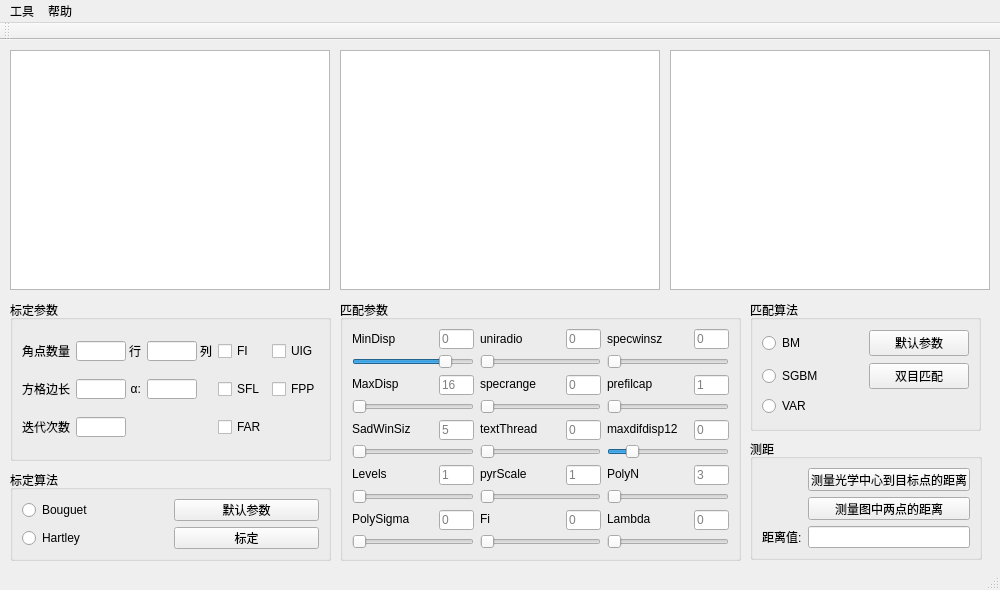
 <widget class="QMainWindow" name="EvisionClass">
  <property name="geometry">
   <rect>
    <x>0</x>
    <y>0</y>
    <width>1000</width>
    <height>590</height>
   </rect>
  </property>
  <property name="sizePolicy">
   <sizepolicy hsizetype="Fixed" vsizetype="Fixed">
    <horstretch>0</horstretch>
    <verstretch>0</verstretch>
   </sizepolicy>
  </property>
  <property name="minimumSize">
   <size>
    <width>1000</width>
    <height>590</height>
   </size>
  </property>
  <property name="maximumSize">
   <size>
    <width>1000</width>
    <height>590</height>
   </size>
  </property>
  <property name="windowTitle">
   <string>Evision</string>
  </property>
  <widget class="QWidget" name="centralWidget">
   <widget class="QGraphicsView" name="graphicsView_L">
    <property name="geometry">
     <rect>
      <x>10</x>
      <y>10</y>
      <width>320</width>
      <height>240</height>
     </rect>
    </property>
    <property name="autoFillBackground">
     <bool>false</bool>
    </property>
    <property name="backgroundBrush">
     <brush brushstyle="SolidPattern">
      <color alpha="255">
       <red>0</red>
       <green>0</green>
       <blue>0</blue>
      </color>
     </brush>
    </property>
   </widget>
   <widget class="QGraphicsView" name="graphicsView_R">
    <property name="geometry">
     <rect>
      <x>340</x>
      <y>10</y>
      <width>320</width>
      <height>240</height>
     </rect>
    </property>
   </widget>
   <widget class="QGraphicsView" name="graphicsView_3">
    <property name="geometry">
     <rect>
      <x>670</x>
      <y>10</y>
      <width>320</width>
      <height>240</height>
     </rect>
    </property>
   </widget>
   <widget class="QGroupBox" name="groupBox">
    <property name="geometry">
     <rect>
      <x>10</x>
      <y>260</y>
      <width>321</width>
      <height>161</height>
     </rect>
    </property>
    <property name="title">
     <string>标定参数</string>
    </property>
    <layout class="QGridLayout" name="gridLayout">
     <item row="0" column="0">
      <widget class="QLabel" name="label_5">
       <property name="text">
        <string>角点数量:</string>
       </property>
      </widget>
     </item>
     <item row="0" column="2">
      <widget class="QLabel" name="label_6">
       <property name="text">
        <string>行</string>
       </property>
      </widget>
     </item>
     <item row="0" column="1">
      <widget class="QLineEdit" name="lineEdit_BoardWidth">
       <property name="minimumSize">
        <size>
         <width>50</width>
         <height>20</height>
        </size>
       </property>
       <property name="maximumSize">
        <size>
         <width>50</width>
         <height>20</height>
        </size>
       </property>
      </widget>
     </item>
     <item row="0" column="4">
      <widget class="QLabel" name="label_7">
       <property name="text">
        <string>列</string>
       </property>
      </widget>
     </item>
     <item row="0" column="5">
      <widget class="QCheckBox" name="checkBox_FI">
       <property name="text">
        <string>FI</string>
       </property>
      </widget>
     </item>
     <item row="0" column="6">
      <widget class="QCheckBox" name="checkBox_UIG">
       <property name="text">
        <string>UIG</string>
       </property>
      </widget>
     </item>
     <item row="2" column="0">
      <widget class="QLabel" name="label_8">
       <property name="text">
        <string>方格边长:</string>
       </property>
      </widget>
     </item>
     <item row="2" column="1">
      <widget class="QLineEdit" name="lineEdit_SquareSize">
       <property name="minimumSize">
        <size>
         <width>50</width>
         <height>20</height>
        </size>
       </property>
       <property name="maximumSize">
        <size>
         <width>50</width>
         <height>20</height>
        </size>
       </property>
      </widget>
     </item>
     <item row="2" column="2">
      <widget class="QLabel" name="label_10">
       <property name="text">
        <string>α:</string>
       </property>
       <property name="alignment">
        <set>Qt::AlignRight|Qt::AlignTrailing|Qt::AlignVCenter</set>
       </property>
      </widget>
     </item>
     <item row="0" column="3">
      <widget class="QLineEdit" name="lineEdit_BoardHeight">
       <property name="minimumSize">
        <size>
         <width>50</width>
         <height>20</height>
        </size>
       </property>
       <property name="maximumSize">
        <size>
         <width>50</width>
         <height>20</height>
        </size>
       </property>
      </widget>
     </item>
     <item row="2" column="3">
      <widget class="QLineEdit" name="lineEdit_Alpha">
       <property name="minimumSize">
        <size>
         <width>50</width>
         <height>20</height>
        </size>
       </property>
       <property name="maximumSize">
        <size>
         <width>50</width>
         <height>20</height>
        </size>
       </property>
      </widget>
     </item>
     <item row="2" column="5">
      <widget class="QCheckBox" name="checkBox_SFL">
       <property name="text">
        <string>SFL</string>
       </property>
      </widget>
     </item>
     <item row="3" column="0">
      <widget class="QLabel" name="label_9">
       <property name="text">
        <string>迭代次数:</string>
       </property>
      </widget>
     </item>
     <item row="3" column="5">
      <widget class="QCheckBox" name="checkBox_FAR">
       <property name="text">
        <string>FAR</string>
       </property>
      </widget>
     </item>
     <item row="2" column="6">
      <widget class="QCheckBox" name="checkBox_FPP">
       <property name="text">
        <string>FPP</string>
       </property>
      </widget>
     </item>
     <item row="3" column="1">
      <widget class="QLineEdit" name="lineEdit__nBoards">
       <property name="minimumSize">
        <size>
         <width>50</width>
         <height>20</height>
        </size>
       </property>
       <property name="maximumSize">
        <size>
         <width>50</width>
         <height>20</height>
        </size>
       </property>
      </widget>
     </item>
    </layout>
   </widget>
   <widget class="QGroupBox" name="groupBox_2">
    <property name="geometry">
     <rect>
      <x>340</x>
      <y>260</y>
      <width>401</width>
      <height>261</height>
     </rect>
    </property>
    <property name="title">
     <string>匹配参数</string>
    </property>
    <layout class="QGridLayout" name="gridLayout_2">
     <item row="8" column="4" colspan="2">
      <widget class="QSlider" name="horizontalSlider_PolyN">
       <property name="minimumSize">
        <size>
         <width>0</width>
         <height>15</height>
        </size>
       </property>
       <property name="maximumSize">
        <size>
         <width>16777215</width>
         <height>15</height>
        </size>
       </property>
       <property name="minimum">
        <number>3</number>
       </property>
       <property name="maximum">
        <number>61</number>
       </property>
       <property name="singleStep">
        <number>2</number>
       </property>
       <property name="orientation">
        <enum>Qt::Horizontal</enum>
       </property>
      </widget>
     </item>
     <item row="0" column="0">
      <widget class="QLabel" name="label_20">
       <property name="text">
        <string>MinDisp</string>
       </property>
      </widget>
     </item>
     <item row="2" column="2">
      <widget class="QLabel" name="label_26">
       <property name="text">
        <string>specrange</string>
       </property>
      </widget>
     </item>
     <item row="0" column="3">
      <widget class="QLineEdit" name="lineEdit_uniradio">
       <property name="minimumSize">
        <size>
         <width>35</width>
         <height>20</height>
        </size>
       </property>
       <property name="maximumSize">
        <size>
         <width>30</width>
         <height>20</height>
        </size>
       </property>
       <property name="readOnly">
        <bool>true</bool>
       </property>
       <property name="placeholderText">
        <string>0</string>
       </property>
      </widget>
     </item>
     <item row="0" column="5">
      <widget class="QLineEdit" name="lineEdit_specwinsz">
       <property name="minimumSize">
        <size>
         <width>35</width>
         <height>20</height>
        </size>
       </property>
       <property name="maximumSize">
        <size>
         <width>30</width>
         <height>20</height>
        </size>
       </property>
       <property name="readOnly">
        <bool>true</bool>
       </property>
       <property name="placeholderText">
        <string>0</string>
       </property>
      </widget>
     </item>
     <item row="0" column="1">
      <widget class="QLineEdit" name="lineEdit_MinDisp">
       <property name="minimumSize">
        <size>
         <width>35</width>
         <height>20</height>
        </size>
       </property>
       <property name="maximumSize">
        <size>
         <width>30</width>
         <height>20</height>
        </size>
       </property>
       <property name="readOnly">
        <bool>true</bool>
       </property>
       <property name="placeholderText">
        <string>0</string>
       </property>
      </widget>
     </item>
     <item row="11" column="1">
      <widget class="QLineEdit" name="lineEdit_PolySigma">
       <property name="minimumSize">
        <size>
         <width>35</width>
         <height>20</height>
        </size>
       </property>
       <property name="maximumSize">
        <size>
         <width>30</width>
         <height>20</height>
        </size>
       </property>
       <property name="readOnly">
        <bool>true</bool>
       </property>
       <property name="placeholderText">
        <string>0</string>
       </property>
      </widget>
     </item>
     <item row="1" column="2" colspan="2">
      <widget class="QSlider" name="horizontalSlider_uniradio">
       <property name="minimumSize">
        <size>
         <width>0</width>
         <height>15</height>
        </size>
       </property>
       <property name="maximumSize">
        <size>
         <width>16777215</width>
         <height>15</height>
        </size>
       </property>
       <property name="maximum">
        <number>50</number>
       </property>
       <property name="orientation">
        <enum>Qt::Horizontal</enum>
       </property>
      </widget>
     </item>
     <item row="6" column="5">
      <widget class="QLineEdit" name="lineEdit_PolyN">
       <property name="minimumSize">
        <size>
         <width>35</width>
         <height>20</height>
        </size>
       </property>
       <property name="maximumSize">
        <size>
         <width>30</width>
         <height>20</height>
        </size>
       </property>
       <property name="readOnly">
        <bool>true</bool>
       </property>
       <property name="placeholderText">
        <string>3</string>
       </property>
      </widget>
     </item>
     <item row="4" column="3">
      <widget class="QLineEdit" name="lineEdit_textThread">
       <property name="minimumSize">
        <size>
         <width>35</width>
         <height>20</height>
        </size>
       </property>
       <property name="maximumSize">
        <size>
         <width>30</width>
         <height>20</height>
        </size>
       </property>
       <property name="readOnly">
        <bool>true</bool>
       </property>
       <property name="placeholderText">
        <string>0</string>
       </property>
      </widget>
     </item>
     <item row="2" column="1">
      <widget class="QLineEdit" name="lineEdit_MaxDisp">
       <property name="minimumSize">
        <size>
         <width>35</width>
         <height>20</height>
        </size>
       </property>
       <property name="maximumSize">
        <size>
         <width>30</width>
         <height>20</height>
        </size>
       </property>
       <property name="readOnly">
        <bool>true</bool>
       </property>
       <property name="placeholderText">
        <string>16</string>
       </property>
      </widget>
     </item>
     <item row="3" column="4" colspan="2">
      <widget class="QSlider" name="horizontalSlider_prefilcap">
       <property name="minimumSize">
        <size>
         <width>0</width>
         <height>15</height>
        </size>
       </property>
       <property name="maximumSize">
        <size>
         <width>16777215</width>
         <height>15</height>
        </size>
       </property>
       <property name="minimum">
        <number>1</number>
       </property>
       <property name="maximum">
        <number>100</number>
       </property>
       <property name="orientation">
        <enum>Qt::Horizontal</enum>
       </property>
      </widget>
     </item>
     <item row="12" column="2" colspan="2">
      <widget class="QSlider" name="horizontalSlider_Fi">
       <property name="minimumSize">
        <size>
         <width>0</width>
         <height>15</height>
        </size>
       </property>
       <property name="maximumSize">
        <size>
         <width>16777215</width>
         <height>15</height>
        </size>
       </property>
       <property name="maximum">
        <number>900</number>
       </property>
       <property name="orientation">
        <enum>Qt::Horizontal</enum>
       </property>
      </widget>
     </item>
     <item row="2" column="3">
      <widget class="QLineEdit" name="lineEdit_specrange">
       <property name="minimumSize">
        <size>
         <width>35</width>
         <height>20</height>
        </size>
       </property>
       <property name="maximumSize">
        <size>
         <width>30</width>
         <height>20</height>
        </size>
       </property>
       <property name="readOnly">
        <bool>true</bool>
       </property>
       <property name="placeholderText">
        <string>0</string>
       </property>
      </widget>
     </item>
     <item row="11" column="0">
      <widget class="QLabel" name="label_24">
       <property name="text">
        <string>PolySigma</string>
       </property>
      </widget>
     </item>
     <item row="0" column="4">
      <widget class="QLabel" name="label_30">
       <property name="text">
        <string>specwinsz</string>
       </property>
      </widget>
     </item>
     <item row="4" column="1">
      <widget class="QLineEdit" name="lineEdit_SadWinSiz">
       <property name="minimumSize">
        <size>
         <width>35</width>
         <height>20</height>
        </size>
       </property>
       <property name="maximumSize">
        <size>
         <width>30</width>
         <height>20</height>
        </size>
       </property>
       <property name="readOnly">
        <bool>true</bool>
       </property>
       <property name="placeholderText">
        <string>5</string>
       </property>
      </widget>
     </item>
     <item row="1" column="0" colspan="2">
      <widget class="QSlider" name="horizontalSlider_MinDisp">
       <property name="minimumSize">
        <size>
         <width>0</width>
         <height>15</height>
        </size>
       </property>
       <property name="maximumSize">
        <size>
         <width>16777215</width>
         <height>15</height>
        </size>
       </property>
       <property name="minimum">
        <number>-64</number>
       </property>
       <property name="maximum">
        <number>16</number>
       </property>
       <property name="orientation">
        <enum>Qt::Horizontal</enum>
       </property>
      </widget>
     </item>
     <item row="3" column="0" colspan="2">
      <widget class="QSlider" name="horizontalSlider_MaxDisp">
       <property name="minimumSize">
        <size>
         <width>0</width>
         <height>15</height>
        </size>
       </property>
       <property name="maximumSize">
        <size>
         <width>16777215</width>
         <height>15</height>
        </size>
       </property>
       <property name="minimum">
        <number>16</number>
       </property>
       <property name="maximum">
        <number>256</number>
       </property>
       <property name="singleStep">
        <number>16</number>
       </property>
       <property name="orientation">
        <enum>Qt::Horizontal</enum>
       </property>
      </widget>
     </item>
     <item row="3" column="2" colspan="2">
      <widget class="QSlider" name="horizontalSlider_specrange">
       <property name="minimumSize">
        <size>
         <width>0</width>
         <height>15</height>
        </size>
       </property>
       <property name="maximumSize">
        <size>
         <width>16777215</width>
         <height>15</height>
        </size>
       </property>
       <property name="maximum">
        <number>64</number>
       </property>
       <property name="orientation">
        <enum>Qt::Horizontal</enum>
       </property>
      </widget>
     </item>
     <item row="4" column="4">
      <widget class="QLabel" name="label_32">
       <property name="text">
        <string>maxdifdisp12</string>
       </property>
      </widget>
     </item>
     <item row="4" column="5">
      <widget class="QLineEdit" name="lineEdit_maxdifdisp12">
       <property name="minimumSize">
        <size>
         <width>35</width>
         <height>20</height>
        </size>
       </property>
       <property name="maximumSize">
        <size>
         <width>30</width>
         <height>20</height>
        </size>
       </property>
       <property name="readOnly">
        <bool>true</bool>
       </property>
       <property name="placeholderText">
        <string>0</string>
       </property>
      </widget>
     </item>
     <item row="11" column="3">
      <widget class="QLineEdit" name="lineEdit_Fi">
       <property name="minimumSize">
        <size>
         <width>35</width>
         <height>20</height>
        </size>
       </property>
       <property name="maximumSize">
        <size>
         <width>30</width>
         <height>20</height>
        </size>
       </property>
       <property name="readOnly">
        <bool>true</bool>
       </property>
       <property name="placeholderText">
        <string>0</string>
       </property>
      </widget>
     </item>
     <item row="4" column="0">
      <widget class="QLabel" name="label_22">
       <property name="text">
        <string>SadWinSiz</string>
       </property>
      </widget>
     </item>
     <item row="5" column="2" colspan="2">
      <widget class="QSlider" name="horizontalSlider_textThread">
       <property name="minimumSize">
        <size>
         <width>0</width>
         <height>15</height>
        </size>
       </property>
       <property name="maximumSize">
        <size>
         <width>16777215</width>
         <height>15</height>
        </size>
       </property>
       <property name="maximum">
        <number>50</number>
       </property>
       <property name="orientation">
        <enum>Qt::Horizontal</enum>
       </property>
      </widget>
     </item>
     <item row="2" column="4">
      <widget class="QLabel" name="label_31">
       <property name="text">
        <string>prefilcap</string>
       </property>
      </widget>
     </item>
     <item row="4" column="2">
      <widget class="QLabel" name="label_27">
       <property name="text">
        <string>textThread</string>
       </property>
      </widget>
     </item>
     <item row="1" column="4" colspan="2">
      <widget class="QSlider" name="horizontalSlider_specwinsz">
       <property name="minimumSize">
        <size>
         <width>0</width>
         <height>15</height>
        </size>
       </property>
       <property name="maximumSize">
        <size>
         <width>16777215</width>
         <height>15</height>
        </size>
       </property>
       <property name="maximum">
        <number>200</number>
       </property>
       <property name="orientation">
        <enum>Qt::Horizontal</enum>
       </property>
      </widget>
     </item>
     <item row="12" column="4" colspan="2">
      <widget class="QSlider" name="horizontalSlider_Lambda">
       <property name="minimumSize">
        <size>
         <width>0</width>
         <height>15</height>
        </size>
       </property>
       <property name="maximumSize">
        <size>
         <width>16777215</width>
         <height>15</height>
        </size>
       </property>
       <property name="maximum">
        <number>100</number>
       </property>
       <property name="singleStep">
        <number>1</number>
       </property>
       <property name="orientation">
        <enum>Qt::Horizontal</enum>
       </property>
      </widget>
     </item>
     <item row="0" column="2">
      <widget class="QLabel" name="label_25">
       <property name="text">
        <string>uniradio</string>
       </property>
      </widget>
     </item>
     <item row="11" column="2">
      <widget class="QLabel" name="label_29">
       <property name="text">
        <string>Fi</string>
       </property>
      </widget>
     </item>
     <item row="11" column="4">
      <widget class="QLabel" name="label_34">
       <property name="text">
        <string>Lambda</string>
       </property>
      </widget>
     </item>
     <item row="2" column="0">
      <widget class="QLabel" name="label_21">
       <property name="text">
        <string>MaxDisp</string>
       </property>
      </widget>
     </item>
     <item row="6" column="4">
      <widget class="QLabel" name="label_33">
       <property name="text">
        <string>PolyN</string>
       </property>
      </widget>
     </item>
     <item row="2" column="5">
      <widget class="QLineEdit" name="lineEdit_prefilcap">
       <property name="minimumSize">
        <size>
         <width>35</width>
         <height>20</height>
        </size>
       </property>
       <property name="maximumSize">
        <size>
         <width>30</width>
         <height>20</height>
        </size>
       </property>
       <property name="readOnly">
        <bool>true</bool>
       </property>
       <property name="placeholderText">
        <string>1</string>
       </property>
      </widget>
     </item>
     <item row="5" column="0" colspan="2">
      <widget class="QSlider" name="horizontalSlider_SadWinSiz">
       <property name="minimumSize">
        <size>
         <width>0</width>
         <height>15</height>
        </size>
       </property>
       <property name="maximumSize">
        <size>
         <width>16777215</width>
         <height>15</height>
        </size>
       </property>
       <property name="minimum">
        <number>5</number>
       </property>
       <property name="maximum">
        <number>51</number>
       </property>
       <property name="singleStep">
        <number>2</number>
       </property>
       <property name="orientation">
        <enum>Qt::Horizontal</enum>
       </property>
      </widget>
     </item>
     <item row="6" column="1">
      <widget class="QLineEdit" name="lineEdit_Levels">
       <property name="minimumSize">
        <size>
         <width>35</width>
         <height>20</height>
        </size>
       </property>
       <property name="maximumSize">
        <size>
         <width>30</width>
         <height>20</height>
        </size>
       </property>
       <property name="readOnly">
        <bool>true</bool>
       </property>
       <property name="placeholderText">
        <string>1</string>
       </property>
      </widget>
     </item>
     <item row="6" column="0">
      <widget class="QLabel" name="label_23">
       <property name="text">
        <string>Levels</string>
       </property>
      </widget>
     </item>
     <item row="6" column="2">
      <widget class="QLabel" name="label_28">
       <property name="text">
        <string>pyrScale</string>
       </property>
      </widget>
     </item>
     <item row="5" column="4" colspan="2">
      <widget class="QSlider" name="horizontalSlider_maxdifdisp12">
       <property name="minimumSize">
        <size>
         <width>0</width>
         <height>15</height>
        </size>
       </property>
       <property name="maximumSize">
        <size>
         <width>16777215</width>
         <height>15</height>
        </size>
       </property>
       <property name="minimum">
        <number>-1</number>
       </property>
       <property name="maximum">
        <number>5</number>
       </property>
       <property name="orientation">
        <enum>Qt::Horizontal</enum>
       </property>
      </widget>
     </item>
     <item row="11" column="5">
      <widget class="QLineEdit" name="lineEdit_Lambda">
       <property name="minimumSize">
        <size>
         <width>35</width>
         <height>20</height>
        </size>
       </property>
       <property name="maximumSize">
        <size>
         <width>30</width>
         <height>20</height>
        </size>
       </property>
       <property name="readOnly">
        <bool>true</bool>
       </property>
       <property name="placeholderText">
        <string>0</string>
       </property>
      </widget>
     </item>
     <item row="12" column="0" colspan="2">
      <widget class="QSlider" name="horizontalSlider_PolySigma">
       <property name="minimumSize">
        <size>
         <width>0</width>
         <height>15</height>
        </size>
       </property>
       <property name="maximumSize">
        <size>
         <width>16777215</width>
         <height>15</height>
        </size>
       </property>
       <property name="maximum">
        <number>1000</number>
       </property>
       <property name="orientation">
        <enum>Qt::Horizontal</enum>
       </property>
      </widget>
     </item>
     <item row="6" column="3">
      <widget class="QLineEdit" name="lineEdit_pyrScale">
       <property name="minimumSize">
        <size>
         <width>35</width>
         <height>20</height>
        </size>
       </property>
       <property name="maximumSize">
        <size>
         <width>30</width>
         <height>20</height>
        </size>
       </property>
       <property name="readOnly">
        <bool>true</bool>
       </property>
       <property name="placeholderText">
        <string>1</string>
       </property>
      </widget>
     </item>
     <item row="8" column="0" colspan="2">
      <widget class="QSlider" name="horizontalSlider_Levels">
       <property name="minimumSize">
        <size>
         <width>0</width>
         <height>15</height>
        </size>
       </property>
       <property name="maximumSize">
        <size>
         <width>16777215</width>
         <height>15</height>
        </size>
       </property>
       <property name="minimum">
        <number>1</number>
       </property>
       <property name="maximum">
        <number>10</number>
       </property>
       <property name="orientation">
        <enum>Qt::Horizontal</enum>
       </property>
      </widget>
     </item>
     <item row="8" column="2" colspan="2">
      <widget class="QSlider" name="horizontalSlider_pyrScale">
       <property name="minimumSize">
        <size>
         <width>0</width>
         <height>15</height>
        </size>
       </property>
       <property name="maximumSize">
        <size>
         <width>16777215</width>
         <height>15</height>
        </size>
       </property>
       <property name="minimum">
        <number>1</number>
       </property>
       <property name="maximum">
        <number>10</number>
       </property>
       <property name="singleStep">
        <number>1</number>
       </property>
       <property name="value">
        <number>1</number>
       </property>
       <property name="orientation">
        <enum>Qt::Horizontal</enum>
       </property>
      </widget>
     </item>
    </layout>
   </widget>
   <widget class="QGroupBox" name="groupBox_3">
    <property name="geometry">
     <rect>
      <x>750</x>
      <y>399</y>
      <width>232</width>
      <height>121</height>
     </rect>
    </property>
    <property name="title">
     <string>测距</string>
    </property>
    <layout class="QGridLayout" name="gridLayout_3">
     <item row="0" column="1">
      <widget class="QPushButton" name="pushButton_RangeSinglePoint">
       <property name="text">
        <string>测量光学中心到目标点的距离</string>
       </property>
      </widget>
     </item>
     <item row="1" column="1">
      <widget class="QPushButton" name="pushButton_RangeDualPoint">
       <property name="text">
        <string>测量图中两点的距离</string>
       </property>
      </widget>
     </item>
     <item row="2" column="0">
      <widget class="QLabel" name="label_38">
       <property name="text">
        <string>距离值:</string>
       </property>
      </widget>
     </item>
     <item row="2" column="1">
      <widget class="QLineEdit" name="lineEdit_Result">
       <property name="readOnly">
        <bool>true</bool>
       </property>
      </widget>
     </item>
    </layout>
   </widget>
   <widget class="QGroupBox" name="groupBox_5">
    <property name="geometry">
     <rect>
      <x>750</x>
      <y>260</y>
      <width>231</width>
      <height>131</height>
     </rect>
    </property>
    <property name="title">
     <string>匹配算法</string>
    </property>
    <layout class="QGridLayout" name="gridLayout_4">
     <item row="0" column="0">
      <widget class="QRadioButton" name="radioButton_BM">
       <property name="text">
        <string>BM</string>
       </property>
      </widget>
     </item>
     <item row="4" column="0">
      <widget class="QRadioButton" name="radioButton_VAR">
       <property name="text">
        <string>VAR</string>
       </property>
      </widget>
     </item>
     <item row="0" column="1">
      <widget class="QPushButton" name="pushButton_MatchDefault">
       <property name="minimumSize">
        <size>
         <width>0</width>
         <height>20</height>
        </size>
       </property>
       <property name="text">
        <string>默认参数</string>
       </property>
      </widget>
     </item>
     <item row="1" column="1">
      <widget class="QPushButton" name="pushButton_MatchChooseFiles">
       <property name="minimumSize">
        <size>
         <width>0</width>
         <height>20</height>
        </size>
       </property>
       <property name="text">
        <string>双目匹配</string>
       </property>
      </widget>
     </item>
     <item row="1" column="0">
      <widget class="QRadioButton" name="radioButton_SGBM">
       <property name="text">
        <string>SGBM</string>
       </property>
      </widget>
     </item>
    </layout>
   </widget>
   <widget class="QGroupBox" name="groupBox_4">
    <property name="geometry">
     <rect>
      <x>10</x>
      <y>430</y>
      <width>321</width>
      <height>91</height>
     </rect>
    </property>
    <property name="title">
     <string>标定算法</string>
    </property>
    <layout class="QGridLayout" name="gridLayout_5">
     <item row="0" column="1">
      <widget class="QPushButton" name="pushButton_CalibDefault">
       <property name="text">
        <string>默认参数</string>
       </property>
      </widget>
     </item>
     <item row="4" column="1">
      <widget class="QPushButton" name="pushButton">
       <property name="text">
        <string>标定</string>
       </property>
      </widget>
     </item>
     <item row="0" column="0">
      <widget class="QRadioButton" name="radioButton_Bouguet">
       <property name="text">
        <string>Bouguet</string>
       </property>
      </widget>
     </item>
     <item row="4" column="0">
      <widget class="QRadioButton" name="radioButton_Hartley">
       <property name="text">
        <string>Hartley</string>
       </property>
      </widget>
     </item>
    </layout>
   </widget>
  </widget>
  <widget class="QMenuBar" name="menuBar">
   <property name="geometry">
    <rect>
     <x>0</x>
     <y>0</y>
     <width>1000</width>
     <height>23</height>
    </rect>
   </property>
   <widget class="QMenu" name="menu">
    <property name="title">
     <string>工具</string>
    </property>
    <addaction name="action"/>
    <addaction name="action_3"/>
    <addaction name="action_2"/>
    <addaction name="actionDebug"/>
   </widget>
   <widget class="QMenu" name="menu_2">
    <property name="title">
     <string>帮助</string>
    </property>
    <addaction name="action_4"/>
    <addaction name="action_5"/>
   </widget>
   <addaction name="menu"/>
   <addaction name="menu_2"/>
  </widget>
  <widget class="QToolBar" name="mainToolBar">
   <attribute name="toolBarArea">
    <enum>TopToolBarArea</enum>
   </attribute>
   <attribute name="toolBarBreak">
    <bool>false</bool>
   </attribute>
  </widget>
  <widget class="QStatusBar" name="statusBar"/>
  <action name="action">
   <property name="text">
    <string>拍摄双镜头照片</string>
   </property>
  </action>
  <action name="action_2">
   <property name="text">
    <string>显示点云</string>
   </property>
  </action>
  <action name="action_3">
   <property name="text">
    <string>拍摄单镜投照片</string>
   </property>
  </action>
  <action name="action_4">
   <property name="text">
    <string>帮助信息</string>
   </property>
  </action>
  <action name="action_5">
   <property name="text">
    <string>关于</string>
   </property>
  </action>
  <action name="actionDebug">
   <property name="text">
    <string>Debug</string>
   </property>
  </action>
 </widget>
